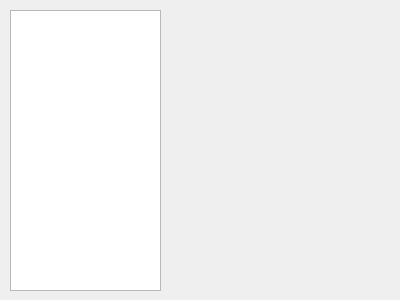
<?xml version="1.0" encoding="UTF-8"?>
<ui version="4.0">
 <class>www</class>
 <widget class="QDialog" name="www">
  <property name="geometry">
   <rect>
    <x>0</x>
    <y>0</y>
    <width>400</width>
    <height>300</height>
   </rect>
  </property>
  <property name="windowTitle">
   <string>Dialog</string>
  </property>
  <widget class="QTextEdit" name="textEdit">
   <property name="geometry">
    <rect>
     <x>10</x>
     <y>10</y>
     <width>151</width>
     <height>281</height>
    </rect>
   </property>
   <property name="readOnly">
    <bool>true</bool>
   </property>
  </widget>
 </widget>
 <resources/>
 <connections/>
</ui>
